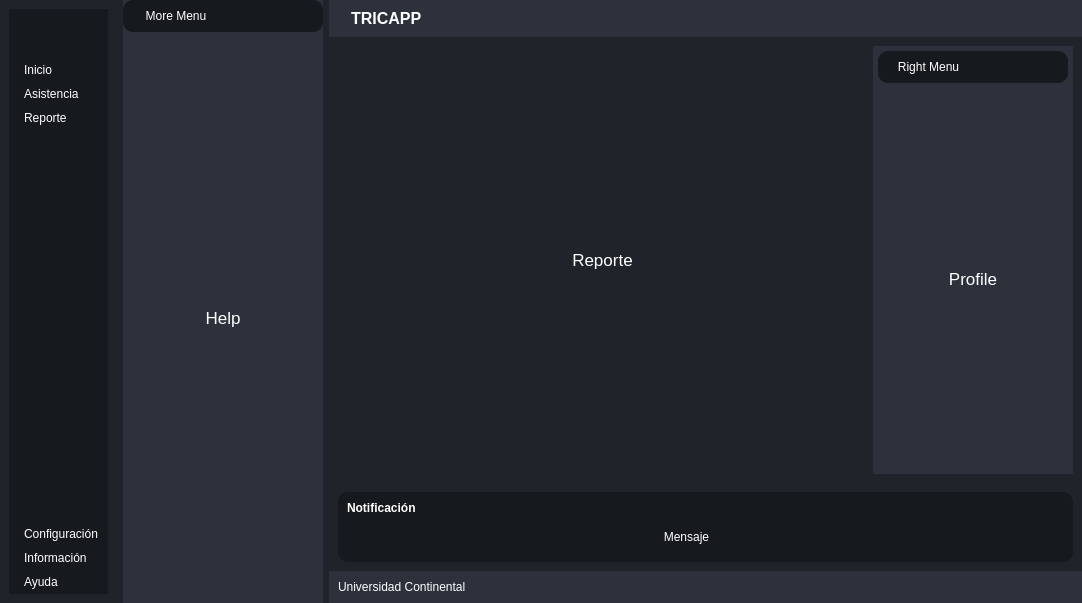
<?xml version="1.0" encoding="UTF-8"?>
<ui version="4.0">
 <class>MainWindow</class>
 <widget class="QMainWindow" name="MainWindow">
  <property name="geometry">
   <rect>
    <x>0</x>
    <y>0</y>
    <width>1082</width>
    <height>603</height>
   </rect>
  </property>
  <property name="windowTitle">
   <string>Gestión de Asistencia en Aula</string>
  </property>
  <property name="styleSheet">
   <string notr="true">*{
	border: none;
	background-color: transparent;
	background: transparent;
	padding: 0;
	margin: 0;
	color: #fff;
}

#centralwidget{
	background-color: #1f232a;
}

#leftMenuSubContainer{
	background-color: #16191d;
}

#leftMenuSubContainer QPushButton{
	text-align: left;
	padding: 5px 10px;
	border-top-ledt-radius: 10px;
	border-bottom-left-raidus: 10px;
}

#frame_4, #frame_8, #popupNotificationSubContainer{
	background-color:#16191d;
	border-radius: 10px;
}

#centerMenuSubContainer, #rightMenuSubContainer {
	background-color: #2c313c;
}

#headerContainer, #footerContainer{
	background-color: #2c313c;
}

</string>
  </property>
  <widget class="QWidget" name="centralwidget">
   <layout class="QHBoxLayout" name="horizontalLayout" stretch="0,0,0">
    <property name="spacing">
     <number>6</number>
    </property>
    <property name="leftMargin">
     <number>0</number>
    </property>
    <property name="topMargin">
     <number>0</number>
    </property>
    <property name="rightMargin">
     <number>0</number>
    </property>
    <property name="bottomMargin">
     <number>0</number>
    </property>
    <item>
     <widget class="QWidget" name="leftMenuContainer" native="true">
      <layout class="QVBoxLayout" name="verticalLayout">
       <item>
        <widget class="QWidget" name="leftMenuSubContainer" native="true">
         <layout class="QVBoxLayout" name="verticalLayout_2">
          <property name="spacing">
           <number>0</number>
          </property>
          <property name="leftMargin">
           <number>5</number>
          </property>
          <property name="topMargin">
           <number>5</number>
          </property>
          <property name="rightMargin">
           <number>0</number>
          </property>
          <property name="bottomMargin">
           <number>0</number>
          </property>
          <item alignment="Qt::AlignTop">
           <widget class="QFrame" name="frame">
            <property name="frameShape">
             <enum>QFrame::StyledPanel</enum>
            </property>
            <property name="frameShadow">
             <enum>QFrame::Raised</enum>
            </property>
            <layout class="QHBoxLayout" name="horizontalLayout_2">
             <property name="spacing">
              <number>0</number>
             </property>
             <property name="leftMargin">
              <number>0</number>
             </property>
             <property name="topMargin">
              <number>0</number>
             </property>
             <property name="rightMargin">
              <number>0</number>
             </property>
             <property name="bottomMargin">
              <number>0</number>
             </property>
             <item>
              <widget class="QPushButton" name="pushButtonMenu">
               <property name="toolTip">
                <string>Menú</string>
               </property>
               <property name="styleSheet">
                <string notr="true"/>
               </property>
               <property name="text">
                <string/>
               </property>
               <property name="icon">
                <iconset resource="resourcesFile.qrc">
                 <normaloff>:/icons/icons/align-justify.svg</normaloff>:/icons/icons/align-justify.svg</iconset>
               </property>
               <property name="iconSize">
                <size>
                 <width>24</width>
                 <height>24</height>
                </size>
               </property>
              </widget>
             </item>
            </layout>
           </widget>
          </item>
          <item alignment="Qt::AlignTop">
           <widget class="QFrame" name="frame_2">
            <property name="sizePolicy">
             <sizepolicy hsizetype="Preferred" vsizetype="Preferred">
              <horstretch>0</horstretch>
              <verstretch>0</verstretch>
             </sizepolicy>
            </property>
            <property name="frameShape">
             <enum>QFrame::StyledPanel</enum>
            </property>
            <property name="frameShadow">
             <enum>QFrame::Raised</enum>
            </property>
            <layout class="QVBoxLayout" name="verticalLayout_4">
             <property name="spacing">
              <number>0</number>
             </property>
             <property name="leftMargin">
              <number>0</number>
             </property>
             <property name="topMargin">
              <number>0</number>
             </property>
             <property name="rightMargin">
              <number>0</number>
             </property>
             <property name="bottomMargin">
              <number>0</number>
             </property>
             <item>
              <spacer name="verticalSpacer_2">
               <property name="orientation">
                <enum>Qt::Vertical</enum>
               </property>
               <property name="sizeHint" stdset="0">
                <size>
                 <width>20</width>
                 <height>20</height>
                </size>
               </property>
              </spacer>
             </item>
             <item>
              <widget class="QPushButton" name="pushButtonInicio">
               <property name="toolTip">
                <string>Inicio</string>
               </property>
               <property name="styleSheet">
                <string notr="true"/>
               </property>
               <property name="text">
                <string>Inicio</string>
               </property>
               <property name="icon">
                <iconset resource="resourcesFile.qrc">
                 <normaloff>:/icons/icons/home.svg</normaloff>:/icons/icons/home.svg</iconset>
               </property>
               <property name="iconSize">
                <size>
                 <width>24</width>
                 <height>24</height>
                </size>
               </property>
              </widget>
             </item>
             <item>
              <widget class="QPushButton" name="pushButtonAsistencia">
               <property name="toolTip">
                <string>Tomar la asistencia</string>
               </property>
               <property name="text">
                <string>Asistencia</string>
               </property>
               <property name="icon">
                <iconset resource="resourcesFile.qrc">
                 <normaloff>:/icons/icons/user-check.svg</normaloff>:/icons/icons/user-check.svg</iconset>
               </property>
               <property name="iconSize">
                <size>
                 <width>24</width>
                 <height>24</height>
                </size>
               </property>
              </widget>
             </item>
             <item>
              <widget class="QPushButton" name="pushButtonReporte">
               <property name="toolTip">
                <string>Ver reporte de asistencia</string>
               </property>
               <property name="text">
                <string>Reporte</string>
               </property>
               <property name="icon">
                <iconset resource="resourcesFile.qrc">
                 <normaloff>:/icons/icons/printer.svg</normaloff>:/icons/icons/printer.svg</iconset>
               </property>
               <property name="iconSize">
                <size>
                 <width>24</width>
                 <height>24</height>
                </size>
               </property>
              </widget>
             </item>
            </layout>
           </widget>
          </item>
          <item>
           <spacer name="verticalSpacer">
            <property name="orientation">
             <enum>Qt::Vertical</enum>
            </property>
            <property name="sizeHint" stdset="0">
             <size>
              <width>20</width>
              <height>40</height>
             </size>
            </property>
           </spacer>
          </item>
          <item alignment="Qt::AlignBottom">
           <widget class="QFrame" name="frame_3">
            <property name="frameShape">
             <enum>QFrame::StyledPanel</enum>
            </property>
            <property name="frameShadow">
             <enum>QFrame::Raised</enum>
            </property>
            <layout class="QVBoxLayout" name="verticalLayout_5">
             <property name="spacing">
              <number>0</number>
             </property>
             <property name="leftMargin">
              <number>0</number>
             </property>
             <property name="topMargin">
              <number>0</number>
             </property>
             <property name="rightMargin">
              <number>0</number>
             </property>
             <property name="bottomMargin">
              <number>0</number>
             </property>
             <item>
              <widget class="QPushButton" name="pushButtonConfiguracion">
               <property name="toolTip">
                <string>Ir a configuración</string>
               </property>
               <property name="text">
                <string>Configuración</string>
               </property>
               <property name="icon">
                <iconset resource="resourcesFile.qrc">
                 <normaloff>:/icons/icons/settings.svg</normaloff>:/icons/icons/settings.svg</iconset>
               </property>
               <property name="iconSize">
                <size>
                 <width>24</width>
                 <height>24</height>
                </size>
               </property>
              </widget>
             </item>
             <item>
              <widget class="QPushButton" name="pushButtonInformacion">
               <property name="toolTip">
                <string>Ver información</string>
               </property>
               <property name="text">
                <string>Información</string>
               </property>
               <property name="icon">
                <iconset resource="resourcesFile.qrc">
                 <normaloff>:/icons/icons/info.svg</normaloff>:/icons/icons/info.svg</iconset>
               </property>
               <property name="iconSize">
                <size>
                 <width>24</width>
                 <height>24</height>
                </size>
               </property>
              </widget>
             </item>
             <item>
              <widget class="QPushButton" name="pushButtonAyuda">
               <property name="toolTip">
                <string>Ver la ayuda</string>
               </property>
               <property name="text">
                <string>Ayuda</string>
               </property>
               <property name="icon">
                <iconset resource="resourcesFile.qrc">
                 <normaloff>:/icons/icons/help-circle.svg</normaloff>:/icons/icons/help-circle.svg</iconset>
               </property>
               <property name="iconSize">
                <size>
                 <width>24</width>
                 <height>24</height>
                </size>
               </property>
              </widget>
             </item>
            </layout>
           </widget>
          </item>
         </layout>
        </widget>
       </item>
      </layout>
     </widget>
    </item>
    <item>
     <widget class="QWidget" name="centerMenuContainer" native="true">
      <layout class="QVBoxLayout" name="verticalLayout_3">
       <property name="spacing">
        <number>0</number>
       </property>
       <property name="leftMargin">
        <number>0</number>
       </property>
       <property name="topMargin">
        <number>0</number>
       </property>
       <property name="rightMargin">
        <number>0</number>
       </property>
       <property name="bottomMargin">
        <number>0</number>
       </property>
       <item alignment="Qt::AlignLeft">
        <widget class="QWidget" name="centerMenuSubContainer" native="true">
         <property name="minimumSize">
          <size>
           <width>200</width>
           <height>0</height>
          </size>
         </property>
         <layout class="QVBoxLayout" name="verticalLayout_6">
          <property name="spacing">
           <number>0</number>
          </property>
          <property name="leftMargin">
           <number>0</number>
          </property>
          <property name="topMargin">
           <number>0</number>
          </property>
          <property name="rightMargin">
           <number>0</number>
          </property>
          <property name="bottomMargin">
           <number>0</number>
          </property>
          <item alignment="Qt::AlignTop">
           <widget class="QFrame" name="frame_4">
            <property name="sizePolicy">
             <sizepolicy hsizetype="Preferred" vsizetype="Preferred">
              <horstretch>0</horstretch>
              <verstretch>0</verstretch>
             </sizepolicy>
            </property>
            <property name="minimumSize">
             <size>
              <width>0</width>
              <height>0</height>
             </size>
            </property>
            <property name="frameShape">
             <enum>QFrame::StyledPanel</enum>
            </property>
            <property name="frameShadow">
             <enum>QFrame::Raised</enum>
            </property>
            <layout class="QHBoxLayout" name="horizontalLayout_3">
             <item>
              <widget class="QLabel" name="label">
               <property name="text">
                <string>More Menu</string>
               </property>
               <property name="alignment">
                <set>Qt::AlignCenter</set>
               </property>
              </widget>
             </item>
             <item alignment="Qt::AlignRight">
              <widget class="QPushButton" name="pushButtonMoreMenu">
               <property name="toolTip">
                <string>Cerrar Menú</string>
               </property>
               <property name="text">
                <string/>
               </property>
               <property name="icon">
                <iconset resource="resourcesFile.qrc">
                 <normaloff>:/icons/icons/x-circle.svg</normaloff>:/icons/icons/x-circle.svg</iconset>
               </property>
               <property name="iconSize">
                <size>
                 <width>24</width>
                 <height>24</height>
                </size>
               </property>
              </widget>
             </item>
            </layout>
           </widget>
          </item>
          <item>
           <widget class="QStackedWidget" name="stackedWidget">
            <property name="minimumSize">
             <size>
              <width>0</width>
              <height>0</height>
             </size>
            </property>
            <property name="currentIndex">
             <number>1</number>
            </property>
            <widget class="QWidget" name="page">
             <layout class="QVBoxLayout" name="verticalLayout_7">
              <item>
               <widget class="QLabel" name="label_2">
                <property name="font">
                 <font>
                  <pointsize>13</pointsize>
                 </font>
                </property>
                <property name="text">
                 <string>Settings</string>
                </property>
                <property name="alignment">
                 <set>Qt::AlignCenter</set>
                </property>
               </widget>
              </item>
             </layout>
            </widget>
            <widget class="QWidget" name="page_2">
             <layout class="QVBoxLayout" name="verticalLayout_9">
              <item>
               <widget class="QLabel" name="label_3">
                <property name="font">
                 <font>
                  <pointsize>13</pointsize>
                 </font>
                </property>
                <property name="text">
                 <string>Help</string>
                </property>
                <property name="alignment">
                 <set>Qt::AlignCenter</set>
                </property>
               </widget>
              </item>
             </layout>
            </widget>
            <widget class="QWidget" name="page_3">
             <layout class="QVBoxLayout" name="verticalLayout_8">
              <item>
               <widget class="QLabel" name="label_4">
                <property name="font">
                 <font>
                  <pointsize>13</pointsize>
                 </font>
                </property>
                <property name="text">
                 <string>Information</string>
                </property>
                <property name="alignment">
                 <set>Qt::AlignCenter</set>
                </property>
               </widget>
              </item>
             </layout>
            </widget>
           </widget>
          </item>
         </layout>
        </widget>
       </item>
      </layout>
     </widget>
    </item>
    <item>
     <widget class="QWidget" name="mainBodyContainer" native="true">
      <property name="sizePolicy">
       <sizepolicy hsizetype="Expanding" vsizetype="Preferred">
        <horstretch>0</horstretch>
        <verstretch>0</verstretch>
       </sizepolicy>
      </property>
      <property name="styleSheet">
       <string notr="true"/>
      </property>
      <layout class="QVBoxLayout" name="verticalLayout_10">
       <property name="spacing">
        <number>0</number>
       </property>
       <property name="leftMargin">
        <number>0</number>
       </property>
       <property name="topMargin">
        <number>0</number>
       </property>
       <property name="rightMargin">
        <number>0</number>
       </property>
       <property name="bottomMargin">
        <number>0</number>
       </property>
       <item alignment="Qt::AlignTop">
        <widget class="QWidget" name="headerContainer" native="true">
         <layout class="QHBoxLayout" name="horizontalLayout_5">
          <property name="spacing">
           <number>0</number>
          </property>
          <property name="leftMargin">
           <number>0</number>
          </property>
          <property name="topMargin">
           <number>0</number>
          </property>
          <property name="rightMargin">
           <number>0</number>
          </property>
          <property name="bottomMargin">
           <number>0</number>
          </property>
          <item alignment="Qt::AlignLeft|Qt::AlignVCenter">
           <widget class="QFrame" name="frame_5">
            <property name="frameShape">
             <enum>QFrame::StyledPanel</enum>
            </property>
            <property name="frameShadow">
             <enum>QFrame::Raised</enum>
            </property>
            <layout class="QHBoxLayout" name="horizontalLayout_6">
             <item>
              <widget class="QLabel" name="tricappIcon">
               <property name="maximumSize">
                <size>
                 <width>45</width>
                 <height>45</height>
                </size>
               </property>
               <property name="text">
                <string/>
               </property>
               <property name="pixmap">
                <pixmap resource="resourcesFile.qrc">:/icons/icons/AppIcon.ico</pixmap>
               </property>
               <property name="scaledContents">
                <bool>true</bool>
               </property>
               <property name="margin">
                <number>0</number>
               </property>
               <property name="indent">
                <number>0</number>
               </property>
               <property name="openExternalLinks">
                <bool>false</bool>
               </property>
              </widget>
             </item>
             <item>
              <widget class="QLabel" name="label_6">
               <property name="font">
                <font>
                 <pointsize>12</pointsize>
                 <bold>true</bold>
                </font>
               </property>
               <property name="text">
                <string>TRICAPP</string>
               </property>
              </widget>
             </item>
            </layout>
           </widget>
          </item>
          <item alignment="Qt::AlignHCenter">
           <widget class="QFrame" name="frame_6">
            <property name="frameShape">
             <enum>QFrame::StyledPanel</enum>
            </property>
            <property name="frameShadow">
             <enum>QFrame::Raised</enum>
            </property>
            <layout class="QHBoxLayout" name="horizontalLayout_7">
             <item>
              <widget class="QPushButton" name="pushButton_5">
               <property name="toolTip">
                <string>Más</string>
               </property>
               <property name="text">
                <string/>
               </property>
               <property name="icon">
                <iconset resource="resourcesFile.qrc">
                 <normaloff>:/icons/icons/more-horizontal.svg</normaloff>:/icons/icons/more-horizontal.svg</iconset>
               </property>
               <property name="iconSize">
                <size>
                 <width>22</width>
                 <height>22</height>
                </size>
               </property>
              </widget>
             </item>
             <item>
              <widget class="QPushButton" name="pushButton_4">
               <property name="toolTip">
                <string>Perfil</string>
               </property>
               <property name="text">
                <string/>
               </property>
               <property name="icon">
                <iconset resource="resourcesFile.qrc">
                 <normaloff>:/icons/icons/user.svg</normaloff>:/icons/icons/user.svg</iconset>
               </property>
               <property name="iconSize">
                <size>
                 <width>20</width>
                 <height>20</height>
                </size>
               </property>
              </widget>
             </item>
            </layout>
           </widget>
          </item>
          <item alignment="Qt::AlignRight">
           <widget class="QFrame" name="frame_7">
            <property name="minimumSize">
             <size>
              <width>100</width>
              <height>0</height>
             </size>
            </property>
            <property name="frameShape">
             <enum>QFrame::StyledPanel</enum>
            </property>
            <property name="frameShadow">
             <enum>QFrame::Raised</enum>
            </property>
            <layout class="QHBoxLayout" name="horizontalLayout_4">
             <property name="spacing">
              <number>0</number>
             </property>
             <property name="leftMargin">
              <number>0</number>
             </property>
             <property name="topMargin">
              <number>0</number>
             </property>
             <property name="rightMargin">
              <number>0</number>
             </property>
             <property name="bottomMargin">
              <number>0</number>
             </property>
             <item>
              <widget class="QPushButton" name="minimizeBtn">
               <property name="toolTip">
                <string>Minimizar</string>
               </property>
               <property name="text">
                <string/>
               </property>
               <property name="icon">
                <iconset resource="resourcesFile.qrc">
                 <normaloff>:/icons/icons/minus.svg</normaloff>:/icons/icons/minus.svg</iconset>
               </property>
               <property name="iconSize">
                <size>
                 <width>17</width>
                 <height>17</height>
                </size>
               </property>
              </widget>
             </item>
             <item>
              <widget class="QPushButton" name="restoreBtn">
               <property name="toolTip">
                <string>Restaurar</string>
               </property>
               <property name="text">
                <string/>
               </property>
               <property name="icon">
                <iconset resource="resourcesFile.qrc">
                 <normaloff>:/icons/icons/square.svg</normaloff>:/icons/icons/square.svg</iconset>
               </property>
               <property name="iconSize">
                <size>
                 <width>13</width>
                 <height>13</height>
                </size>
               </property>
              </widget>
             </item>
             <item>
              <widget class="QPushButton" name="closeBtn">
               <property name="toolTip">
                <string>Cerrar</string>
               </property>
               <property name="text">
                <string/>
               </property>
               <property name="icon">
                <iconset resource="resourcesFile.qrc">
                 <normaloff>:/icons/icons/x.svg</normaloff>:/icons/icons/x.svg</iconset>
               </property>
               <property name="iconSize">
                <size>
                 <width>17</width>
                 <height>17</height>
                </size>
               </property>
              </widget>
             </item>
            </layout>
           </widget>
          </item>
         </layout>
        </widget>
       </item>
       <item>
        <widget class="QWidget" name="mainBodyContent" native="true">
         <property name="sizePolicy">
          <sizepolicy hsizetype="Preferred" vsizetype="Expanding">
           <horstretch>0</horstretch>
           <verstretch>0</verstretch>
          </sizepolicy>
         </property>
         <property name="layoutDirection">
          <enum>Qt::LeftToRight</enum>
         </property>
         <layout class="QHBoxLayout" name="horizontalLayout_8">
          <item>
           <widget class="QWidget" name="mainContentsContainer" native="true">
            <layout class="QVBoxLayout" name="verticalLayout_14">
             <item>
              <widget class="QStackedWidget" name="stackedWidget_3">
               <property name="currentIndex">
                <number>2</number>
               </property>
               <widget class="QWidget" name="page_6">
                <layout class="QVBoxLayout" name="verticalLayout_15">
                 <item>
                  <widget class="QLabel" name="label_10">
                   <property name="font">
                    <font>
                     <pointsize>13</pointsize>
                    </font>
                   </property>
                   <property name="text">
                    <string>Inicio</string>
                   </property>
                   <property name="alignment">
                    <set>Qt::AlignCenter</set>
                   </property>
                  </widget>
                 </item>
                </layout>
               </widget>
               <widget class="QWidget" name="page_7">
                <layout class="QVBoxLayout" name="verticalLayout_16">
                 <item>
                  <widget class="QLabel" name="label_11">
                   <property name="font">
                    <font>
                     <pointsize>13</pointsize>
                    </font>
                   </property>
                   <property name="text">
                    <string>Asistencia</string>
                   </property>
                   <property name="alignment">
                    <set>Qt::AlignCenter</set>
                   </property>
                  </widget>
                 </item>
                </layout>
               </widget>
               <widget class="QWidget" name="page_8">
                <layout class="QVBoxLayout" name="verticalLayout_19">
                 <item>
                  <widget class="QLabel" name="label_12">
                   <property name="font">
                    <font>
                     <pointsize>13</pointsize>
                    </font>
                   </property>
                   <property name="text">
                    <string>Reporte</string>
                   </property>
                   <property name="alignment">
                    <set>Qt::AlignCenter</set>
                   </property>
                  </widget>
                 </item>
                </layout>
               </widget>
              </widget>
             </item>
            </layout>
           </widget>
          </item>
          <item alignment="Qt::AlignRight">
           <widget class="QWidget" name="rightMenuContainer" native="true">
            <property name="minimumSize">
             <size>
              <width>200</width>
              <height>0</height>
             </size>
            </property>
            <layout class="QVBoxLayout" name="verticalLayout_11">
             <property name="spacing">
              <number>0</number>
             </property>
             <property name="leftMargin">
              <number>0</number>
             </property>
             <property name="topMargin">
              <number>0</number>
             </property>
             <property name="rightMargin">
              <number>0</number>
             </property>
             <property name="bottomMargin">
              <number>0</number>
             </property>
             <item>
              <widget class="QWidget" name="rightMenuSubContainer" native="true">
               <layout class="QVBoxLayout" name="verticalLayout_12">
                <property name="spacing">
                 <number>5</number>
                </property>
                <property name="leftMargin">
                 <number>5</number>
                </property>
                <property name="topMargin">
                 <number>5</number>
                </property>
                <property name="rightMargin">
                 <number>5</number>
                </property>
                <property name="bottomMargin">
                 <number>5</number>
                </property>
                <item>
                 <widget class="QFrame" name="frame_8">
                  <property name="frameShape">
                   <enum>QFrame::StyledPanel</enum>
                  </property>
                  <property name="frameShadow">
                   <enum>QFrame::Raised</enum>
                  </property>
                  <layout class="QHBoxLayout" name="horizontalLayout_9">
                   <item>
                    <widget class="QLabel" name="label_7">
                     <property name="text">
                      <string>Right Menu</string>
                     </property>
                     <property name="alignment">
                      <set>Qt::AlignCenter</set>
                     </property>
                    </widget>
                   </item>
                   <item alignment="Qt::AlignRight">
                    <widget class="QPushButton" name="pushButton_6">
                     <property name="toolTip">
                      <string>Cerrar Menu</string>
                     </property>
                     <property name="text">
                      <string/>
                     </property>
                     <property name="icon">
                      <iconset resource="resourcesFile.qrc">
                       <normaloff>:/icons/icons/x-circle.svg</normaloff>:/icons/icons/x-circle.svg</iconset>
                     </property>
                     <property name="iconSize">
                      <size>
                       <width>24</width>
                       <height>24</height>
                      </size>
                     </property>
                    </widget>
                   </item>
                  </layout>
                 </widget>
                </item>
                <item>
                 <widget class="QStackedWidget" name="stackedWidget_2">
                  <widget class="QWidget" name="page_4">
                   <layout class="QHBoxLayout" name="horizontalLayout_10">
                    <item>
                     <widget class="QLabel" name="label_8">
                      <property name="font">
                       <font>
                        <pointsize>13</pointsize>
                       </font>
                      </property>
                      <property name="text">
                       <string>Profile</string>
                      </property>
                      <property name="alignment">
                       <set>Qt::AlignCenter</set>
                      </property>
                     </widget>
                    </item>
                   </layout>
                  </widget>
                  <widget class="QWidget" name="page_5">
                   <layout class="QVBoxLayout" name="verticalLayout_13">
                    <item>
                     <widget class="QLabel" name="label_9">
                      <property name="font">
                       <font>
                        <pointsize>13</pointsize>
                       </font>
                      </property>
                      <property name="text">
                       <string>More...</string>
                      </property>
                      <property name="alignment">
                       <set>Qt::AlignCenter</set>
                      </property>
                     </widget>
                    </item>
                   </layout>
                  </widget>
                 </widget>
                </item>
               </layout>
              </widget>
             </item>
            </layout>
           </widget>
          </item>
         </layout>
        </widget>
       </item>
       <item>
        <widget class="QWidget" name="popupNotificationContainer" native="true">
         <layout class="QVBoxLayout" name="verticalLayout_17">
          <item>
           <widget class="QWidget" name="popupNotificationSubContainer" native="true">
            <layout class="QVBoxLayout" name="verticalLayout_18">
             <item>
              <widget class="QLabel" name="label_14">
               <property name="font">
                <font>
                 <bold>true</bold>
                </font>
               </property>
               <property name="text">
                <string>Notificación</string>
               </property>
              </widget>
             </item>
             <item>
              <widget class="QFrame" name="frame_9">
               <property name="frameShape">
                <enum>QFrame::StyledPanel</enum>
               </property>
               <property name="frameShadow">
                <enum>QFrame::Raised</enum>
               </property>
               <layout class="QHBoxLayout" name="horizontalLayout_11">
                <item>
                 <widget class="QLabel" name="label_13">
                  <property name="sizePolicy">
                   <sizepolicy hsizetype="Expanding" vsizetype="Preferred">
                    <horstretch>0</horstretch>
                    <verstretch>0</verstretch>
                   </sizepolicy>
                  </property>
                  <property name="text">
                   <string>Mensaje</string>
                  </property>
                  <property name="alignment">
                   <set>Qt::AlignCenter</set>
                  </property>
                 </widget>
                </item>
                <item alignment="Qt::AlignRight">
                 <widget class="QPushButton" name="pushButton_7">
                  <property name="toolTip">
                   <string>Cerrar notificación</string>
                  </property>
                  <property name="text">
                   <string/>
                  </property>
                  <property name="icon">
                   <iconset resource="resourcesFile.qrc">
                    <normaloff>:/icons/icons/x-circle.svg</normaloff>:/icons/icons/x-circle.svg</iconset>
                  </property>
                  <property name="iconSize">
                   <size>
                    <width>24</width>
                    <height>24</height>
                   </size>
                  </property>
                 </widget>
                </item>
               </layout>
              </widget>
             </item>
            </layout>
           </widget>
          </item>
         </layout>
        </widget>
       </item>
       <item>
        <widget class="QWidget" name="footerContainer" native="true">
         <layout class="QHBoxLayout" name="horizontalLayout_12">
          <property name="spacing">
           <number>0</number>
          </property>
          <property name="leftMargin">
           <number>0</number>
          </property>
          <property name="topMargin">
           <number>0</number>
          </property>
          <property name="rightMargin">
           <number>0</number>
          </property>
          <property name="bottomMargin">
           <number>0</number>
          </property>
          <item>
           <widget class="QFrame" name="frame_10">
            <property name="frameShape">
             <enum>QFrame::StyledPanel</enum>
            </property>
            <property name="frameShadow">
             <enum>QFrame::Raised</enum>
            </property>
            <layout class="QHBoxLayout" name="horizontalLayout_13">
             <item>
              <widget class="QLabel" name="label_15">
               <property name="text">
                <string>Universidad Continental</string>
               </property>
              </widget>
             </item>
            </layout>
           </widget>
          </item>
          <item>
           <widget class="QFrame" name="sizeGrip">
            <property name="minimumSize">
             <size>
              <width>30</width>
              <height>30</height>
             </size>
            </property>
            <property name="maximumSize">
             <size>
              <width>30</width>
              <height>30</height>
             </size>
            </property>
            <property name="frameShape">
             <enum>QFrame::StyledPanel</enum>
            </property>
            <property name="frameShadow">
             <enum>QFrame::Raised</enum>
            </property>
           </widget>
          </item>
         </layout>
        </widget>
       </item>
      </layout>
     </widget>
    </item>
   </layout>
  </widget>
  <action name="actionSalir">
   <property name="text">
    <string>Salir</string>
   </property>
  </action>
 </widget>
 <resources>
  <include location="resourcesFile.qrc"/>
 </resources>
 <connections/>
</ui>
